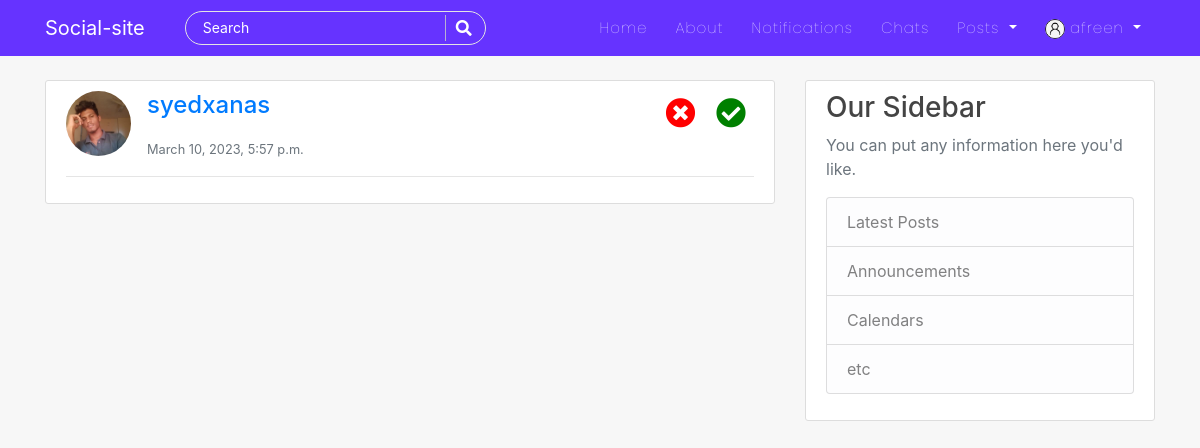
Screenshot of /friend/friend_requests/1/ (signed in) with the database file from the repository.
### users/models.py (models this page shows, shortened)
class Profile(models.Model):
    user = models.OneToOneField(User, on_delete=models.CASCADE)
    is_online = models.BooleanField(default=False)
    following = models.ManyToManyField(User, related_name="following", blank=True)
    friends = models.ManyToManyField(User, related_name='my_friends', blank=True)
    bio = models.CharField(default="",blank=True,null=True,max_length=350)
    date_of_birth = models.CharField(blank=True,max_length=150)
    updated = models.DateTimeField(auto_now=True)
    created = models.DateTimeField(auto_now_add=True)
    image = models.ImageField(default='default.jpg', upload_to='profile_pics',blank=True, null=True)

### friend/models.py (models this page shows, shortened)
class FriendRequest(models.Model):
    sender = models.ForeignKey(User, on_delete=models.CASCADE, related_name='sender')
    receiver = models.ForeignKey(User, on_delete=models.CASCADE, related_name='receiver')
    is_active = models.BooleanField(blank=True, null=True, default=True)
    timestamp = models.DateTimeField(auto_now_add=True)

### friend/views.py (the view)
# urls.py: path('friend_requests/<user_id>/', friend_requests, name='friend-requests'),
def friend_requests(request, *args, **kwargs):
    context = {}
    user = request.user
    if user.is_authenticated:
        user_id = kwargs.get("user_id")
        account = User.objects.get(pk=user_id)
        if account == user:
            friend_requests = FriendRequest.objects.filter(receiver=account, is_active=True)
            context['friend_requests'] = friend_requests
        else:
            return HttpResponse("You can't view another users friend requets.")
    else:
        redirect("login")
    return render(request, "friend/friend_requests.html", context)

### friend/templates/friend/friend_requests.html (shortened to what this page needs)
{% extends 'blog/base.html' %}
{% load static %}
{% block content %}
<div class="col-md-8">
<div class="content-section">
	{% if friend_requests %}
		{% for request in friend_requests %}
			<div class="media mb-3">
				<img class="rounded-circle article-img" src="{{request.sender.profile.image.url}}" alt="image">
				<div class="media-body">
					<div class="inline float-left">
						<p>
							<a class="mr-2 h4" href="{% url 'profile-detail-view' pk=request.sender.id %}">{{request.sender.username}}</a>
						</p>
						<small class="text-muted">{{request.timestamp}}</small>
					</div>
					<div class="inline float-right">
						<span id="id_cancel_{{request.sender.id}}" class="decline-friend-request material-icons p-2" onclick='triggerDeclineFriendRequest("{{request.id}}")'><i class="fas fa-times-circle"></i></span>
						<span id="id_confirm_{{request.sender.id}}" class="confirm-friend-request material-icons p-2" onclick='triggerAcceptFriendRequest("{{request.id}}")'><i class="fas fa-check-circle"></i></span>
					</div>
				</div>
			</div>
			<hr>
		{% endfor %}
	{% else %}
	<div class="justify-content-center align-items-center p-4">
		<p>No results</p>
	</div>
	{% endif %}
</div>
</div>
<div class="col-md-4">
    <div class="content-section">
        <h3>Our Sidebar</h3>
        <p class="text-muted">You can put any information here you'd like.
            <ul class="list-group">
                <li class="list-group-item list-group-item-light">Latest Posts</li>
                <li class="list-group-item list-group-item-light">Announcements</li>
                <li class="list-group-item list-group-item-light">Calendars</li>
                <li class="list-group-item list-group-item-light">etc</li>
            </ul>
        </p>
    </div>
</div>
{% endblock %}

### blog/templates/blog/navbar.html (shortened to what this page needs)
<nav class="navbar navbar-expand-lg navbar-dark bg-steel fixed-top">
    <div class="container">
      <a class="navbar-brand mr-4 pr-3" href="/">Social-site</a>
      <div class="collapse navbar-collapse" id="navbarToggle">
        <div class="navbar-nav mr-auto">
          <div id="searchbar" >
            <form method="GET" action="/search">
              <input required name="query" id="search" type="text" placeholder="Search">
              <button class="search-btn" type="submit"><i class="fas fa-search"></i></button>
            </form>
          </div>
        </div>
        <div class="navbar-nav">
          <a class="nav-item nav-link" href="{% url 'blog-home' %}">Home</a>
          <a class="nav-item nav-link" href="{% url 'blog-about' %}">About</a>
          {% if user.is_authenticated %}
          <a class="nav-item nav-link" href="{% url 'show-notifications' %}">Notifications</a>
          <a class="nav-item nav-link" href="{% url 'room-enroll' %}">Chats</a>
          <div class="dropdown">
            <a class="dropdown-toggle nav-link" href="#" role="button" id="dropdownMenuLink1" data-toggle="dropdown" aria-haspopup="true" aria-expanded="false">
              Posts
            </a>
          </div>
          {% endif %}
          {% if user.is_authenticated %}
            <div class="dropdown">
              <a class="dropdown-toggle nav-link" href="#" role="button" id="dropdownMenuLink2" data-toggle="dropdown" aria-haspopup="true" aria-expanded="false">
                <img class="rounded-circle" style="height: 20px; width: 20px;" src="{{user.profile.image.url}}" alt="">&nbsp;{{user|truncatechars:"10"}}
              </a>
            </div>
          {% else %}
            <a class="nav-item nav-link" href="{% url 'account_login' %}">Login</a>
            <a class="nav-item nav-link" href="{% url 'register' %}">Register</a>
          {% endif %}
        </div>
      </div>
    </div>
</nav>

### blog/static/blog/main.css (style rules this page uses)
body { background: #f7f7f7; color: #333333; margin-top: 5rem; scroll-behavior: smooth; }
h1, h2, h3, h4, h5, h6 { color: #444444; }
ul { margin: 0; }
.bg-steel { background: #6633FF; }
.site-header .navbar-nav .nav-link { color: #ffffff; font-family:'Poppins'; font-weight: 100; margin: 0px 6px; font-size: 15px; letter-spacing: 1px; }
.content-section { background: #ffffff; padding: 10px 20px; border: 1px solid #dddddd; border-radius: 3px; margin-bottom: 20px; }
.article-img { height: 65px; width: 65px; margin-right: 16px; }
#searchbar form { width: auto; display: flex; flex-direction: row; border-radius: 50px; padding: 3px 15px; background-color: transparent; border: 1px solid #e4e4e4; margin-right: 10px; }
#searchbar form input::placeholder { color: #fff; font-size: 14px; }
#searchbar form input { border: none; outline: none; color: #fff; font-size: 15px; flex: 1; background-color:transparent; }
.search-btn { color:#fff; border: none; width: 25px; padding-left: 10px; border-left: 1px solid rgba(202, 202, 202, 0.829); outline: none; background-color: transparent; }
.search-btn i { font-size: 16px; }

### friend/templates/friend/friend_requests.html (style rules this page uses)
.material-icons { font-size: 30px; }
.confirm-friend-request { color: green; }
.decline-friend-request { color: red; }

### rows the page displays
FriendRequest: sender.profile.image (picture), sender.username "syedxanas", timestamp "March 10, 2023, 5:57 p.m."

### other values shown
{{ user|truncatechars:"10" }} "afreen"
